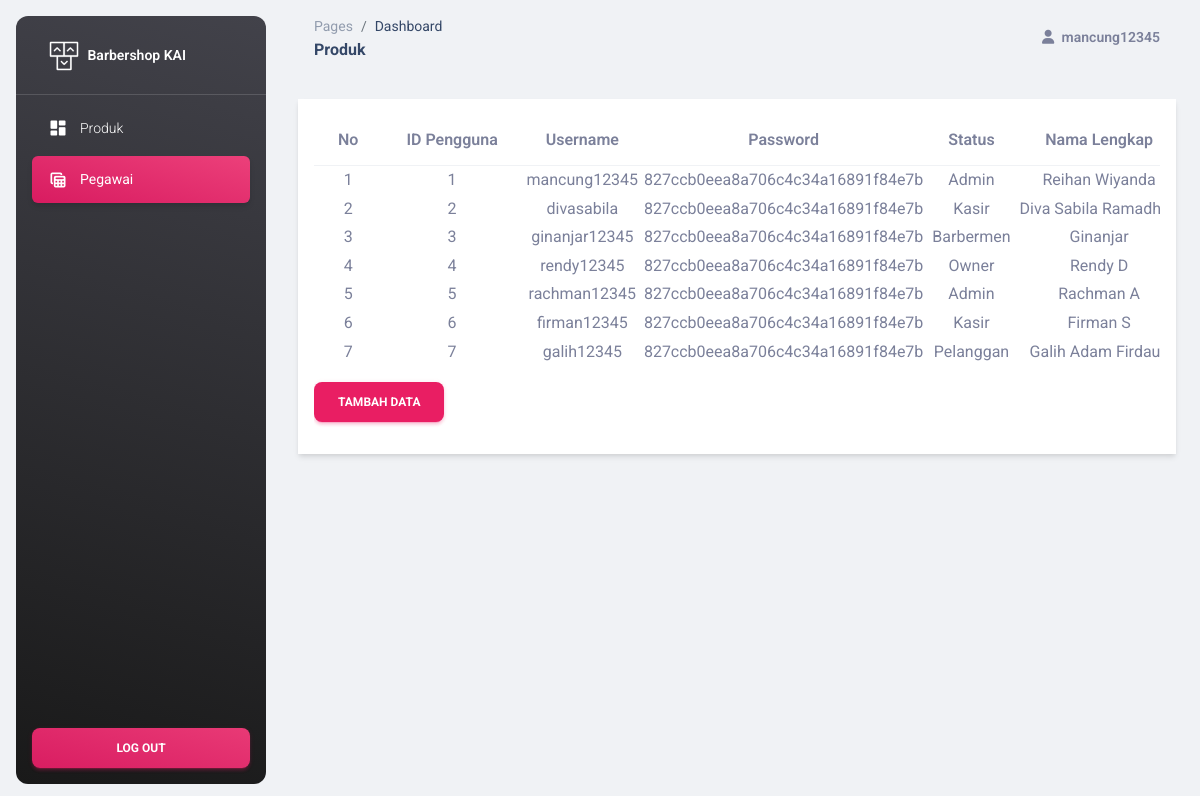
/admin/pegawai.php (signed in), run on the app's committed database.
### tables this page shows
CREATE TABLE `pengguna` (
  `id_Pengguna` int(255) NOT NULL,
  `Username` varchar(255) NOT NULL,
  `Password` varchar(255) NOT NULL,
  `Status` varchar(25) NOT NULL,
  `Nama_lengkap` varchar(255) NOT NULL
);

### admin/pegawai.php (the view, shortened to what this page needs)
<!DOCTYPE html>
<html lang="en">
<head>
    <link href="./assets/css/nucleo-icons.css" rel="stylesheet" />
    <link href="./assets/css/nucleo-svg.css" rel="stylesheet" />
    <link id="pagestyle" href="./assets/css/material-dashboard.css?v=3.0.0" rel="stylesheet" />
</head>
<?php
require '../koneksi.php';
?>
<body class="g-sidenav-show  bg-gray-200">
    <aside class="sidenav navbar navbar-vertical navbar-expand-xs border-0 border-radius-xl my-3 fixed-start ms-3   bg-gradient-dark" id="sidenav-main">
        <div class="sidenav-header">
            <a class="navbar-brand m-0" href="./index.php ">
                <img src="./assets/img/logo-ct.png" class="navbar-brand-img h-100" alt="main_logo">
                <span class="ms-1 font-weight-bold text-white">Barbershop KAI</span>
            </a>
        </div>
        <hr class="horizontal light mt-0 mb-2">
        <div class="collapse navbar-collapse  w-auto  max-height-vh-100" id="sidenav-collapse-main">
            <ul class="navbar-nav">
                <li class="nav-item">
                    <a class="nav-link text-white" href="./index.php">
                        <div class="text-white text-center me-2 d-flex align-items-center justify-content-center">
                            <i class="material-icons opacity-10">dashboard</i>
                        </div>
                        <span class="nav-link-text ms-1">Produk</span>
                    </a>
                </li>
                <li class="nav-item">
                    <a class="nav-link text-white active bg-gradient-primary" href="./pegawai.php">
                        <div class="text-white text-center me-2 d-flex align-items-center justify-content-center">
                            <i class="material-icons opacity-10">table_view</i>
                        </div>
                        <span class="nav-link-text ms-1">Pegawai</span>
                    </a>
                </li>
            </ul>
        </div>
        <div class="sidenav-footer position-absolute w-100 bottom-0 ">
            <div class="mx-3">
                <a class="btn bg-gradient-primary mt-4 w-100" href="logout.php" type="button">Log Out</a>
            </div>
        </div>
    </aside>
    <main class="main-content position-relative max-height-vh-100 h-100 border-radius-lg ">
        <nav class="navbar navbar-main navbar-expand-lg px-0 mx-4 shadow-none border-radius-xl" id="navbarBlur" navbar-scroll="true">
            <div class="container-fluid py-1 px-3">
                <nav aria-label="breadcrumb">
                    <ol class="breadcrumb bg-transparent mb-0 pb-0 pt-1 px-0 me-sm-6 me-5">
                        <li class="breadcrumb-item text-sm"><a class="opacity-5 text-dark" href="javascript:;">Pages</a></li>
                        <li class="breadcrumb-item text-sm text-dark active" aria-current="page">Dashboard</li>
                    </ol>
                    <h6 class="font-weight-bolder mb-0">Produk</h6>
                </nav>
                <ul class="navbar-nav  justify-content-end">
                    <li class="nav-item d-flex align-items-center">
                        <a href="javascript:;" class="nav-link text-body font-weight-bold px-0">
                            <i class="fa fa-user me-sm-1"></i>
                            <span class="d-sm-inline d-none"><?php echo $_SESSION['username']; ?></span>
                        </a>
                    </li>
                </ul>
            </div>
        </nav>
        <div class="container-fluid py-4">
            <div class="row">
                <div class="col mb-4">
                    <div class="main-content-inner">
                        <div class="container shadow p-3 mb-5 bg-body">
                            <div class="table-responsive">
                                <table class="table table-striped table-bordered border-primary table-hover" id="dataTables-example">
                                    <thead class="thead-dark text-center">
                                        <tr>
                                            <th>No</th>
                                            <th>ID Pengguna</th>
                                            <th>Username</th>
                                            <th>Password</th>
                                            <th>Status</th>
                                            <th>Nama Lengkap</th>
                                        </tr>
                                    </thead>
                                    <tbody>
                                        <?php
                                        $sql = mysqli_query($koneksi, "SELECT * FROM pengguna");
                                        if (mysqli_num_rows($sql) > 0) {
                                            $no = 1;
                                            while ($data = mysqli_fetch_assoc($sql)) {
                                                echo '
						<tr>
                            <td>' . $no . '</td>
							<td>' . $data['id_Pengguna'] . '</td>
							<td>' . $data['Username'] . '</td>
                            <td>' . md5($data['Password']) . '</td>
                            <td>' . $data['Status'] . '</td>
                            <td>' . $data['Nama_lengkap'] . '</td>
                            <td>
                            <a href="pegawai-edit.php?Id_Produk=' . $data['id_Pengguna'] . '" class="badge badge-warning">Edit</a>
                            <a href="pegawai-delete.php?Id_Produk=' . $data['id_Pengguna'] . '" class="badge badge-danger" onclick="return confirm(\'Yakin ingin menghapus data ini?\')">Delete</a>
                            </td>
						</tr>
						';
                                                $no++;
                                            }
                                        } else {
                                            echo '
					<tr>
						<td colspan="7">Tidak ada data.</td>
					</tr>
					';
                                        }
                                        ?>
                                </table>
                                <button class="btn btn-primary" onclick="location.href='admin-tambah.php'">Tambah Data</button>
                            </div>
                        </div>
                    </div>
                </div>
            </div>
        </div>
</body>
</html>

### data on the page
pengguna: id_Pengguna "1", Username "mancung12345", Password "827ccb0eea8a706c4c34a16891f84e7b", Status "Admin", Nama_lengkap "Reihan Wiyanda"
pengguna: id_Pengguna "2", Username "divasabila", Password "827ccb0eea8a706c4c34a16891f84e7b", Status "Kasir", Nama_lengkap "Diva Sabila…"
pengguna: id_Pengguna "3", Username "ginanjar12345", Password "827ccb0eea8a706c4c34a16891f84e7b", Status "Barbermen", Nama_lengkap "Ginanjar"
pengguna: id_Pengguna "4", Username "rendy12345", Password "827ccb0eea8a706c4c34a16891f84e7b", Status "Owner", Nama_lengkap "Rendy D"
pengguna: id_Pengguna "5", Username "rachman12345", Password "827ccb0eea8a706c4c34a16891f84e7b", Status "Admin", Nama_lengkap "Rachman A"
pengguna: id_Pengguna "6", Username "firman12345", Password "827ccb0eea8a706c4c34a16891f84e7b", Status "Kasir", Nama_lengkap "Firman S"
pengguna: id_Pengguna "7", Username "galih12345", Password "827ccb0eea8a706c4c34a16891f84e7b", Status "Pelanggan", Nama_lengkap "Galih Adam…"

### other printed values
$_SESSION['username'] "mancung12345"
